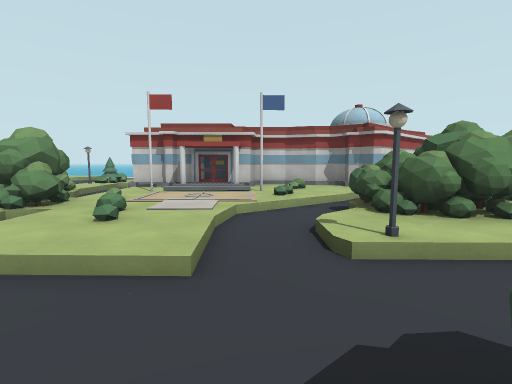
[1] (above)

18 first-person views from a walk through a level from a Godot 3-D game. The camera is 1.3 m above the floor, tilts 6° down and sees 85° across. The floor is counted in squares, 2 m on a side. Each view is taken from the middle of a square. On the plan, view 1 faces up. The plan holds only what a view shows up to about 9 squares ahead; the rest is blank. The place goes on beyond the plan. Door leaves are left out where a doorway can be walked through. Some surface patterns are stand-ins.

[2]
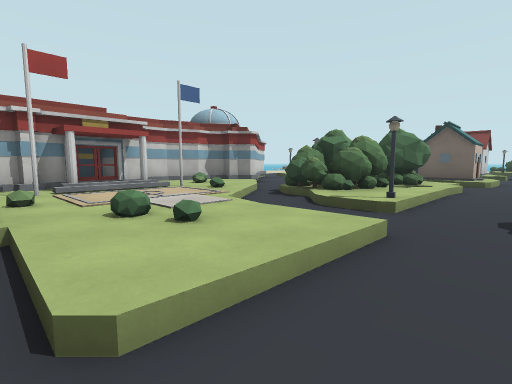

[3]
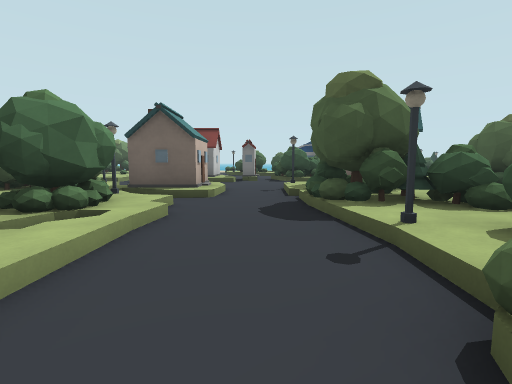

[4]
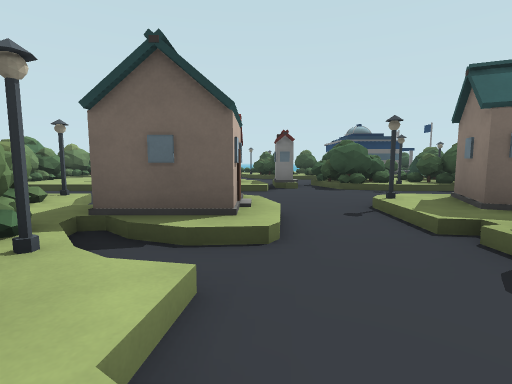

[5]
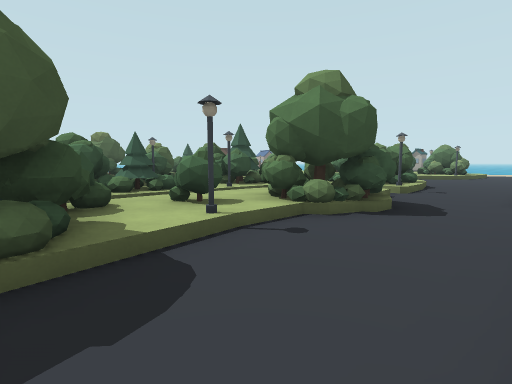

[6]
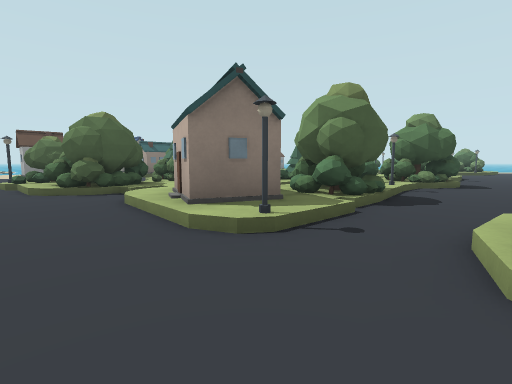

[7]
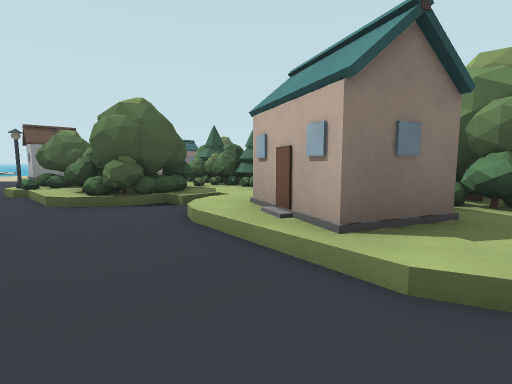

[8]
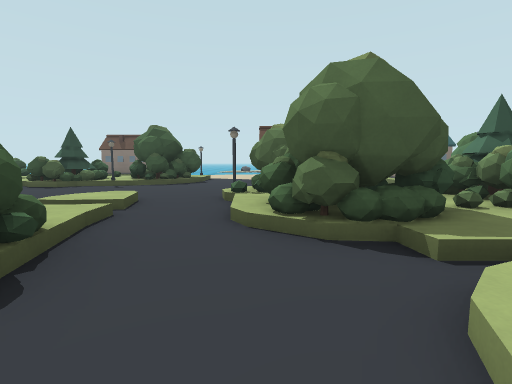

[9]
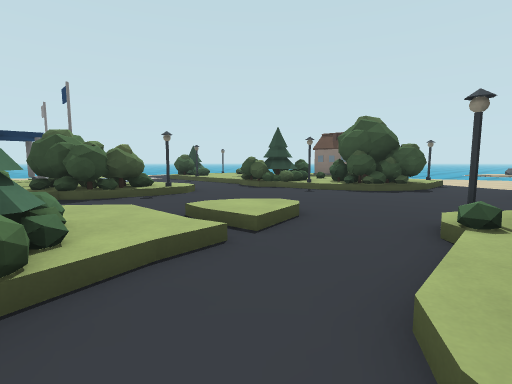

[10]
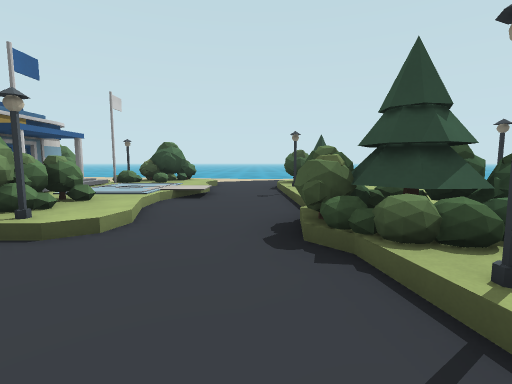

[11]
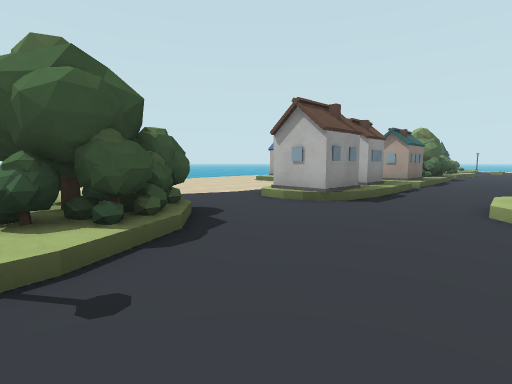

[12]
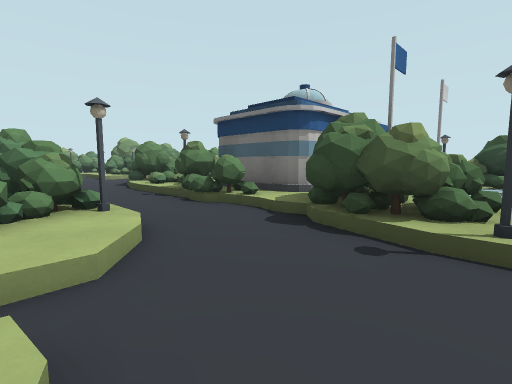

[13]
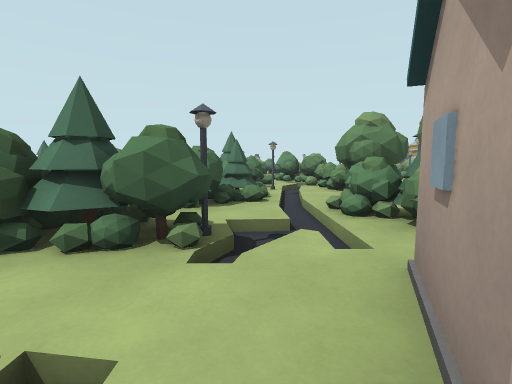

[14]
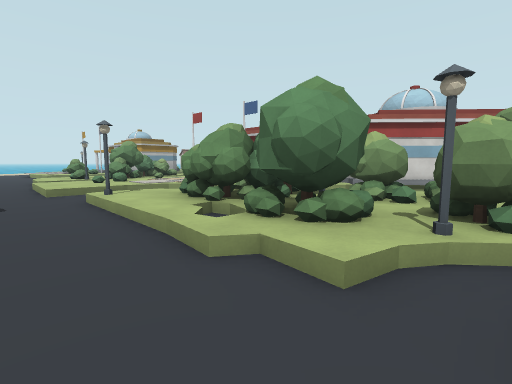

[15]
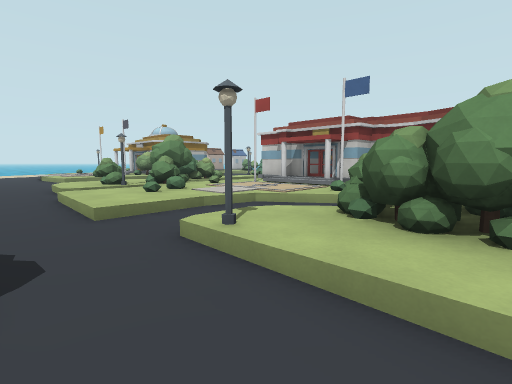

[16]
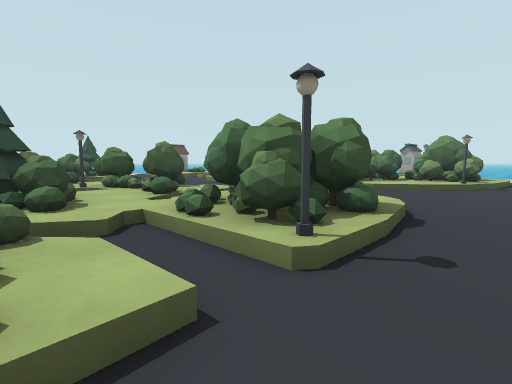

[17]
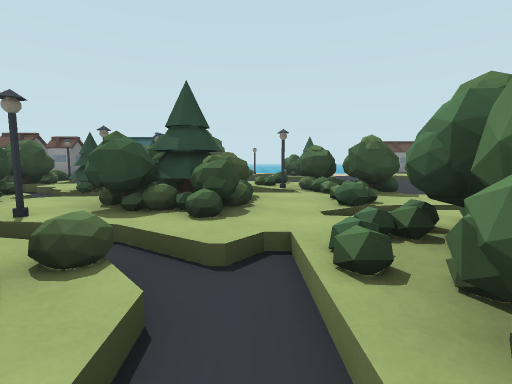

[18]
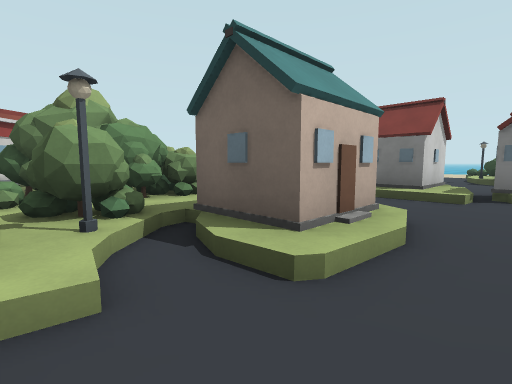

### Floor plan
Key: @ floor where view 1 was taken; # wall or solid block; x gap in a wall; . main floor; : floor 0.25 m higher than the main floor; + floor 0.5 m higher than the main floor; / step, stairs or slope; D open door; = window, fence, low wall or low ledge.
Columns run from 10 left of view 1 to 21 right of it. Each row starts with its distance up from view 1.
  9      #/ ####
  8      :.##D#####      :#
  7      /.:x//+:/. #   .::
  6      ##:::#:/. /### .:
  5       ##:::/#######
  4      //#/:./#####:/
  3      :#//:.::###/## .##  ..
  2  ..../////.#.//./:/..//...#
  1  ....................## .:#
  0 ##..../##.@###/##::..## .:x
 -1 ##:/..:##.#########..###.:
 -2  ##:   ##////////#:..x/ .##
 -3  #     /==##=#://:/..###.##
 -4        :#########//..#=#.###D##
 -5        ##=#########:.::/.####:/
 -6       ./## # :### #:.//..##::##
 -7               ##/ ##./..#:/:::#
 -8               #/.///.......////.
 -9             ....................
-10             ///////....###::##/
-11              ##/#x#/..####:
-12                    /.###/
-13                  ....::
-14                  .....
-15                  .....

Positions as (right, up) in squares from view 1, and headings:
1: (0, 0), facing up
2: (-3, 1), facing up-right
3: (1, 1), facing right
4: (4, 2), facing right
5: (5, 2), facing down-left
6: (10, 2), facing down-left
7: (10, 0), facing down-left
8: (9, -2), facing down
9: (9, -4), facing down-right
10: (12, -9), facing right
11: (13, -8), facing down-left
12: (12, -7), facing up-right
13: (8, -3), facing left
14: (6, 1), facing up-left
15: (3, 1), facing up-left
16: (0, 1), facing down-left
17: (-1, 0), facing down
18: (5, 1), facing up-right
